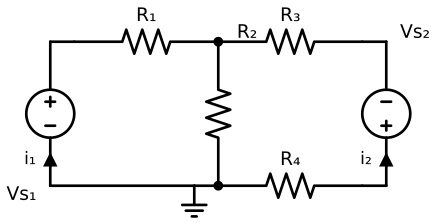

The Python source for this figure:
"""
Q1-V2: Two-Mesh Circuit — DC Resistive Circuit
Two voltage sources (left and right), four resistors forming two meshes.
R2 is shared between meshes (center vertical element).
"""
import schemdraw
import schemdraw.elements as elm

with schemdraw.Drawing() as d:
    d.config(unit=3, fontsize=14, font='sans-serif')

    # Left voltage source
    vs1 = d.add(elm.SourceV().up().label('Vs₁', loc='left', ofst=(0, 0.6)))

    # Top rail left mesh: R1
    d += elm.Line().right().length(0.5).at(vs1.end)
    d += elm.Resistor().right().label('R₁')

    # Center node (top)
    center_top = d.add(elm.Dot())

    # R2 shared vertical element (center)
    d.push()
    d += elm.Resistor().down().label('R₂', loc='right', ofst=(0, 0.6))
    center_bot = d.add(elm.Dot())
    d.pop()

    # Top rail right mesh: R3
    d += elm.Resistor().right().label('R₃')
    d += elm.Line().right().length(0.5)

    # Right voltage source
    vs2 = d.add(elm.SourceV().down().label('Vs₂', loc='right', ofst=(0, 0.6)))

    # Bottom rail right mesh: connect to center bottom
    d += elm.Line().left().length(0.5)
    d += elm.Resistor().left().label('R₄')

    # Bottom rail continues left to Vs1
    d += elm.Line().left().at(center_bot.center).length(0.5)
    d += elm.Ground()
    d += elm.Line().left().tox(vs1.start)
    d += elm.Line().up().toy(vs1.start)

    # Mesh current labels
    d.add(elm.CurrentLabelInline(direction='in').at(vs1.center).label('i₁', fontsize=13))
    d.add(elm.CurrentLabelInline(direction='in').at(vs2.center).label('i₂', fontsize=13))

    d.save('q1_v2_two_mesh.svg')
